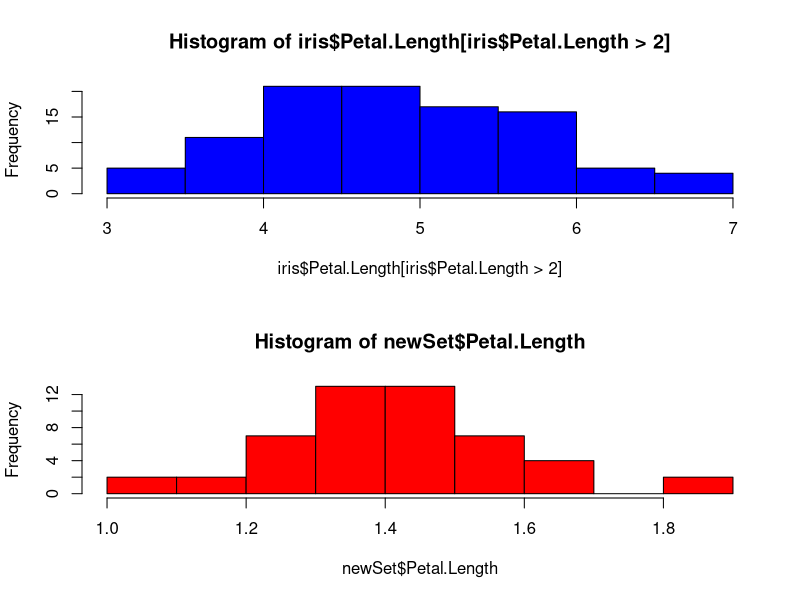

This figure's R source:
library(datasets)

par(mfrow = c(2, 1)) 
#Histogram of the petal lengths in iris where the petal length is over 2.
hist(iris$Petal.Length[iris$Petal.Length>2],
     col = "blue")
#Summary of the petal lengths in iris where the petal length is over 2.
summary(iris$Petal.Length[iris$Petal.Length>2])

#Saving a subset of the dataset to a new dataset:
newSet <- iris[iris$Species == "setosa",]   #nothing behind the comma means all columns
#newSet should contain all the setosas of the original dataset.
head(newSet)
summary(newSet)
hist(newSet$Petal.Length,
     col="red")

#Clean:
rm(list = ls()) 
detach("package:datasets", unload = TRUE) 
dev.off() 
cat("\014")

